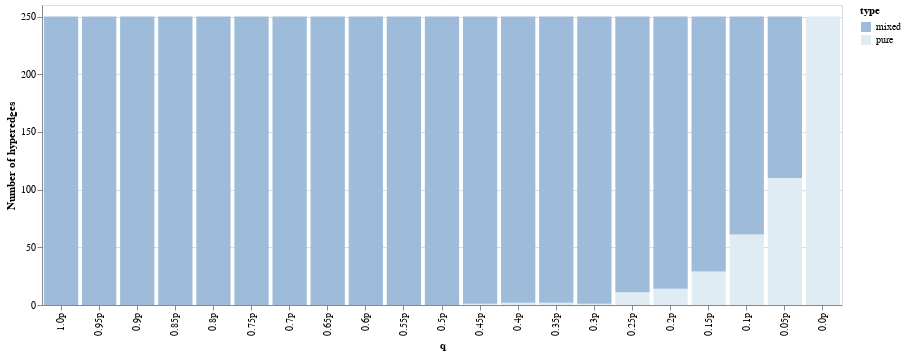

Notebook code for this chart:
### Code cell
alt.Chart(df_sim).mark_bar().encode(
    x=alt.X('q:O', sort=q_frac_order),
    y=alt.Y('count', title="Number of hyperedges"),
    color=alt.Color('type', 
    scale = alt.Scale(domain=['mixed', "pure"], range=['#9ebcda', '#e0ecf4']))
).properties(
    width=800,
    height=300
)

### Figure 1 — Vega-Lite specification as saved in the notebook (floating-point values rounded to 4 significant figures)
{"config": {"view": {"continuousWidth": 300, "continuousHeight": 300}}, "data": {"name": "data-0a44072cefca3be8c2e6652b352cc2c5"}, "mark": {"type": "bar"}, "encoding": {"color": {"field": "type", "scale": {"domain": ["mixed", "pure"], "range": ["#9ebcda", "#e0ecf4"]}, "type": "nominal"}, "x": {"field": "q", "sort": ["1.0p", "0.95p", "0.9p", "0.85p", "0.8p", "0.75p", "0.7p", "0.65p", "0.6p", "0.55p", "0.5p", "0.45p", "0.4p", "0.35p", "0.3p", "0.25p", "0.2p", "0.15p", "0.1p", "0.05p", "0.0p"], "type": "ordinal"}, "y": {"field": "count", "title": "Number of hyperedges", "type": "quantitative"}}, "height": 300, "width": 800, "$schema": "https://vega.github.io/schema/vega-lite/v5.14.1.json", "datasets": {"data-0a44072cefca3be8c2e6652b352cc2c5": [{"sim": 0, "type": "pure", "count": 0, "q": "1.0p"}, {"sim": 0, "type": "mixed", "count": 250, "q": "1.0p"}, {"sim": 1, "type": "pure", "count": 0, "q": "0.95p"}, {"sim": 1, "type": "mixed", "count": 250, "q": "0.95p"}, {"sim": 2, "type": "pure", "count": 0, "q": "0.9p"}, {"sim": 2, "type": "mixed", "count": 250, "q": "0.9p"}, {"sim": 3, "type": "pure", "count": 0, "q": "0.85p"}, {"sim": 3, "type": "mixed", "count": 250, "q": "0.85p"}, {"sim": 4, "type": "pure", "count": 0, "q": "0.8p"}, {"sim": 4, "type": "mixed", "count": 250, "q": "0.8p"}, {"sim": 5, "type": "pure", "count": 0, "q": "0.75p"}, {"sim": 5, "type": "mixed", "count": 250, "q": "0.75p"}, {"sim": 6, "type": "pure", "count": 0, "q": "0.7p"}, {"sim": 6, "type": "mixed", "count": 250, "q": "0.7p"}, {"sim": 7, "type": "pure", "count": 0, "q": "0.65p"}, {"sim": 7, "type": "mixed", "count": 250, "q": "0.65p"}, {"sim": 8, "type": "pure", "count": 0, "q": "0.6p"}, {"sim": 8, "type": "mixed", "count": 250, "q": "0.6p"}, {"sim": 9, "type": "pure", "count": 0, "q": "0.55p"}, {"sim": 9, "type": "mixed", "count": 250, "q": "0.55p"}, {"sim": 10, "type": "pure", "count": 0, "q": "0.5p"}, {"sim": 10, "type": "mixed", "count": 250, "q": "0.5p"}, {"sim": 11, "type": "pure", "count": 1, "q": "0.45p"}, {"sim": 11, "type": "mixed", "count": 249, "q": "0.45p"}, {"sim": 12, "type": "pure", "count": 2, "q": "0.4p"}, {"sim": 12, "type": "mixed", "count": 248, "q": "0.4p"}, {"sim": 13, "type": "pure", "count": 2, "q": "0.35p"}, {"sim": 13, "type": "mixed", "count": 248, "q": "0.35p"}, {"sim": 14, "type": "pure", "count": 1, "q": "0.3p"}, {"sim": 14, "type": "mixed", "count": 249, "q": "0.3p"}, {"sim": 15, "type": "pure", "count": 11, "q": "0.25p"}, {"sim": 15, "type": "mixed", "count": 239, "q": "0.25p"}, {"sim": 16, "type": "pure", "count": 14, "q": "0.2p"}, {"sim": 16, "type": "mixed", "count": 236, "q": "0.2p"}, {"sim": 17, "type": "pure", "count": 29, "q": "0.15p"}, {"sim": 17, "type": "mixed", "count": 221, "q": "0.15p"}, {"sim": 18, "type": "pure", "count": 61, "q": "0.1p"}, {"sim": 18, "type": "mixed", "count": 189, "q": "0.1p"}, {"sim": 19, "type": "pure", "count": 110, "q": "0.05p"}, {"sim": 19, "type": "mixed", "count": 140, "q": "0.05p"}, {"sim": 20, "type": "pure", "count": 250, "q": "0.0p"}, {"sim": 20, "type": "mixed", "count": 0, "q": "0.0p"}]}}
